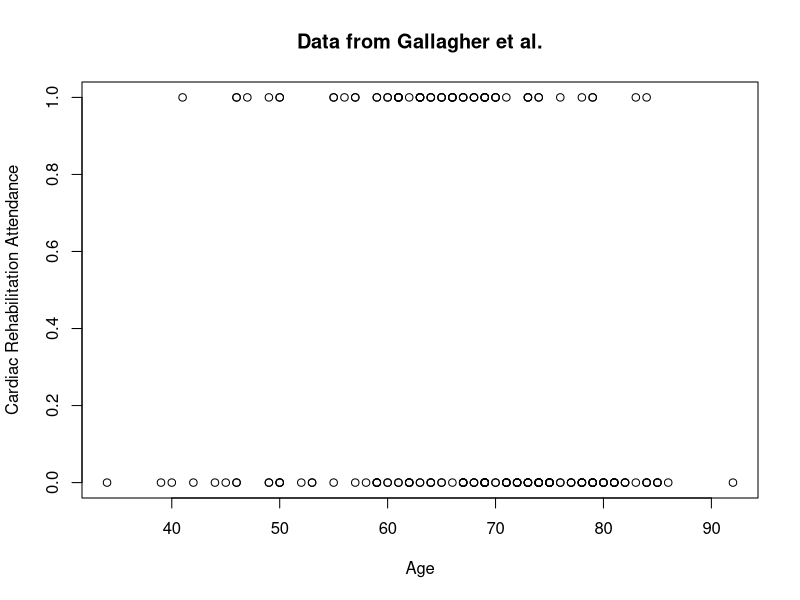
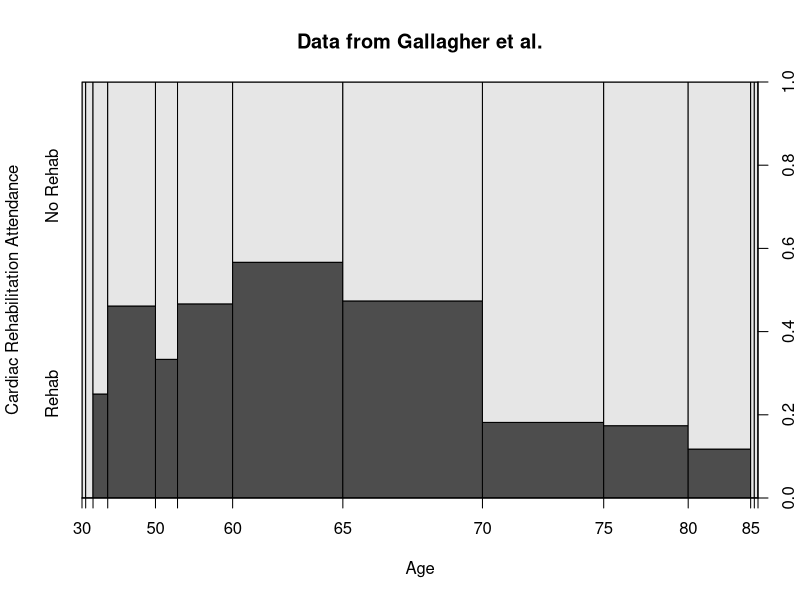
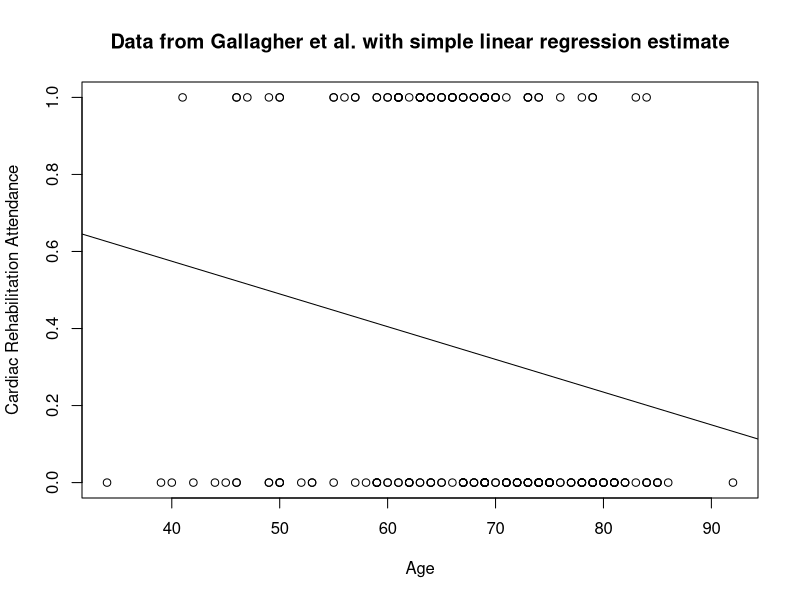
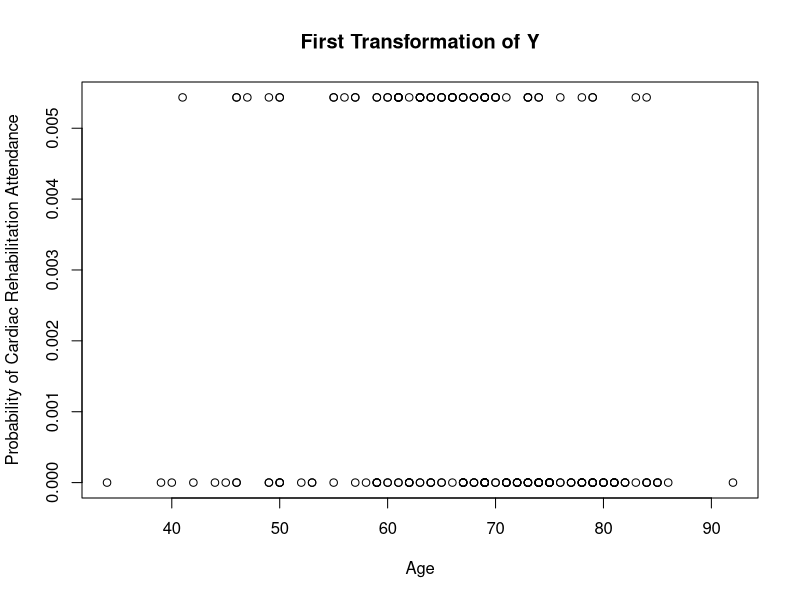
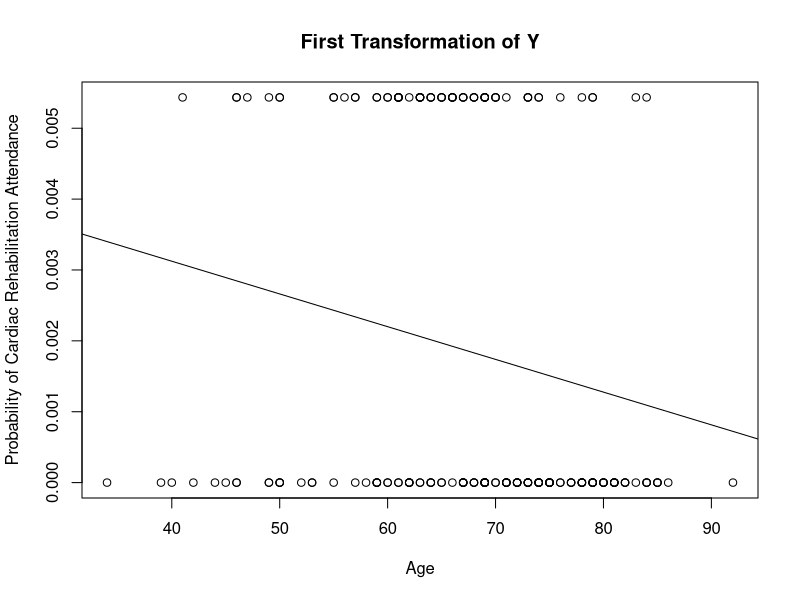
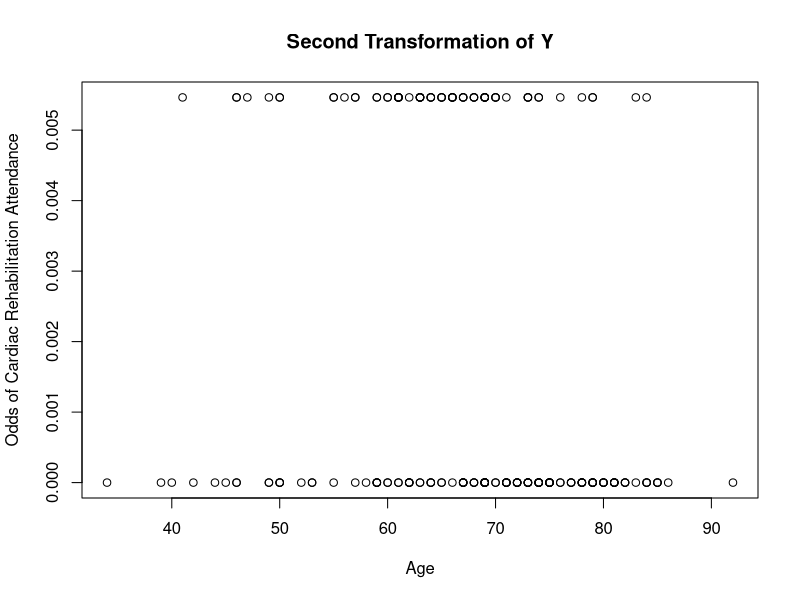
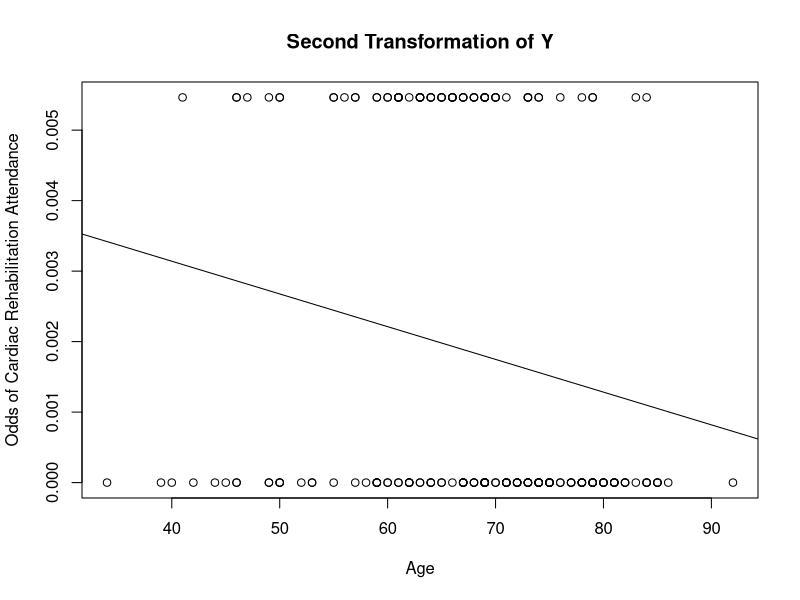
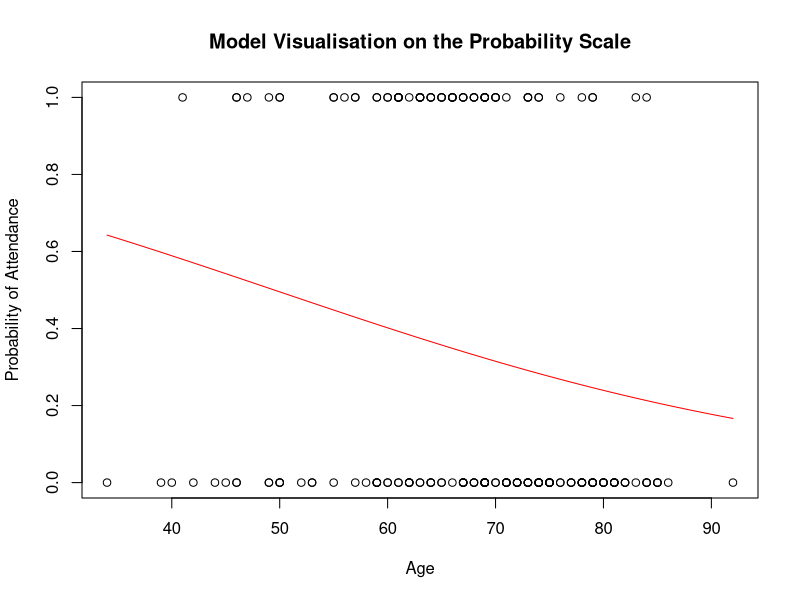

Here is the R script that generated these plots, in order:
## ---- chunk 1
knitr::opts_chunk$set(echo = TRUE)
## ---- chunk 2
setwd("C:/Users/1/Dropbox/00 - Working Folder/Teaching/DPH112/2019-2020/Week ON11")
## ---- chunk 3
AGE <- c(50, 59, 42, 50, 34, 49, 67, 44, 53, 45, 
         79, 46, 62, 58, 70, 60, 67, 64, 62, 50, 
         61, 69, 74, 65, 80, 69, 77, 61, 72, 67, 
         80, 73, 75, 71, 69, 78, 69, 74, 86, 49, 
         63, 63, 72, 64, 72, 79, 75, 70, 73, 66, 
         75, 73, 71, 72, 69, 76, 60, 79, 78, 62, 
         73, 46, 57, 53, 40, 73, 68, 72, 59, 64, 
         78, 68, 67, 55, 71, 80, 75, 69, 80, 79, 
         71, 69, 78, 75, 71, 69, 77, 81, 78, 76, 
         84, 74, 59, 81, 74, 77, 59, 75, 68, 81, 
         74, 65, 81, 62, 85, 84, 39, 52, 67, 82, 
         84, 79, 81, 74, 85, 92, 69, 83, 82, 85, 
         82,
         
         74, 50, 55, 66, 49, 55, 73, 41, 64, 46, 
         65, 50, 61, 64, 59, 73, 73, 65, 67, 60, 
         69, 61, 79, 66, 68, 61, 63, 70, 68, 59, 
         57, 66, 62, 74, 61, 69, 76, 71, 61, 46, 
         69, 66, 57, 60, 63, 63, 56, 70, 70, 63, 
         63, 65, 67, 68, 84, 69, 78, 69, 79, 83, 
         67, 47, 64)
ATT <- c(rep(0, times = 121), rep(1, times = 63))
CARDIAC <- data.frame(AGE, ATT)
str(CARDIAC)
head(CARDIAC)
## ---- chunk 4
plot(ATT ~ AGE,
     ylab = "Cardiac Rehabilitation Attendance",
     xlab = "Age",
     main = "Data from Gallagher et al.")
## ---- chunk 5
ATT.F <- factor(ATT, levels = c(0, 1),
                labels = c("No Rehab", "Rehab"))
CARDIAC <- data.frame(AGE, ATT, ATT.F)
str(CARDIAC)
head(CARDIAC)
## ---- chunk 6
plot(ATT.F ~ AGE,
     ylab = "Cardiac Rehabilitation Attendance",
     xlab = "Age",
     main = "Data from Gallagher et al.")
## ---- chunk 7
CARDIAC.LM <- lm(ATT ~ AGE, data = CARDIAC)
summary(CARDIAC.LM)

#CARDIAC.LM2 <- lm(ATT.F ~ AGE, data = CARDIAC)
#summary(CARDIAC.LM2)
## ---- chunk 8
plot(ATT ~ AGE,
     ylab = "Cardiac Rehabilitation Attendance",
     xlab = "Age",
     main = "Data from Gallagher et al. with simple linear regression estimate")
abline(CARDIAC.LM)
## ---- chunk 9
ATT.1PRIME <- ATT/length(ATT)
CARDIAC2 <- data.frame(AGE, ATT.1PRIME)
plot(ATT.1PRIME ~ AGE,
     ylab = "Probability of Cardiac Rehabilitation Attendance",
     xlab = "Age",
     main = "First Transformation of Y")
## ---- chunk 10
CARDIAC2.LM1 <- lm(ATT.1PRIME ~ AGE, data = CARDIAC2)
summary(CARDIAC2.LM1)
plot(ATT.1PRIME ~ AGE,
     ylab = "Probability of Cardiac Rehabilitation Attendance",
     xlab = "Age",
     main = "First Transformation of Y")
abline(CARDIAC2.LM1)
## ---- chunk 11
ATT.2PRIME <- ATT.1PRIME/(1-ATT.1PRIME)
CARDIAC2 <- data.frame(AGE, ATT.1PRIME, ATT.2PRIME)
plot(ATT.2PRIME ~ AGE,
     ylab = "Odds of Cardiac Rehabilitation Attendance",
     xlab = "Age",
     main = "Second Transformation of Y")
CARDIAC2.LM2 <- lm(ATT.2PRIME ~ AGE, data = CARDIAC2)
summary(CARDIAC2.LM2)
plot(ATT.2PRIME ~ AGE,
     ylab = "Odds of Cardiac Rehabilitation Attendance",
     xlab = "Age",
     main = "Second Transformation of Y")
abline(CARDIAC2.LM2)
## ---- chunk 12
CARDIAC.LM3 <- glm(ATT.F ~ AGE, data = CARDIAC, 
                   family = binomial(link = 'logit'))
summary(CARDIAC.LM3)
## ---- chunk 13
range(AGE)
## ---- chunk 14
PRED.X <- seq(34, 92, 0.01)
PRED.Y <- predict(CARDIAC.LM3, list(AGE = PRED.X), type = "response")
plot(ATT ~ AGE,
     ylab = "Probability of Attendance",
     xlab = "Age",
     main = "Model Visualisation on the Probability Scale")
lines(PRED.X, PRED.Y, col = "red")
## ---- chunk 15
PRED.X <- seq(0, 180, 0.01)
PRED.Y <- predict(CARDIAC.LM3, list(AGE = PRED.X), type = "response")
PRED.Y2 <- predict(CARDIAC.LM, list(AGE = PRED.X), type = "response")
plot(ATT ~ AGE,
     ylab = "Probability of Attendance",
     xlab = "Age",
     main = "Model Visualisation on the Probability Scale",
     xlim = range(0:180),
     ylim = range(-1:1))
abline(h = 0)
lines(PRED.X, PRED.Y, col = "red")
lines(PRED.X, PRED.Y2, col = "blue")
## ---- chunk 16
confint(CARDIAC.LM3, level = 0.90)
## ---- chunk 17
exp(confint(CARDIAC.LM3, level = 0.90))
